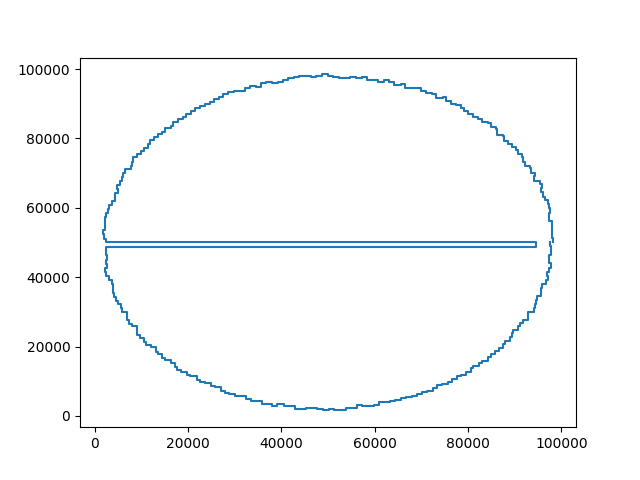

Reproduce this figure in Python.
import numpy as np
import matplotlib.pyplot as plt

with open("inputs/input.txt", "r") as f:
    nums = np.array([list(map(int, l.split(","))) for l in f.read().split()])
print(nums.shape)

plt.plot(nums[:, 0], nums[:, 1])
plt.savefig("vis.png")
